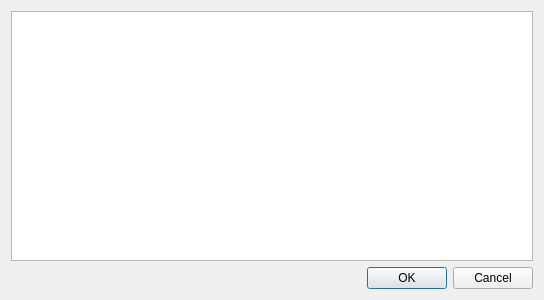
<?xml version="1.0" encoding="UTF-8"?>
<ui version="4.0">
 <class>ProfileDialog</class>
 <widget class="QDialog" name="ProfileDialog">
  <property name="geometry">
   <rect>
    <x>0</x>
    <y>0</y>
    <width>544</width>
    <height>300</height>
   </rect>
  </property>
  <property name="windowTitle">
   <string>Profile</string>
  </property>
  <layout class="QVBoxLayout" name="verticalLayout">
   <item>
    <layout class="QHBoxLayout" name="horizontalLayout">
     <item>
      <widget class="QTreeView" name="profileTree"/>
     </item>
    </layout>
   </item>
   <item>
    <widget class="QDialogButtonBox" name="buttonBox">
     <property name="orientation">
      <enum>Qt::Horizontal</enum>
     </property>
     <property name="standardButtons">
      <set>QDialogButtonBox::Cancel|QDialogButtonBox::Ok</set>
     </property>
    </widget>
   </item>
  </layout>
 </widget>
 <resources/>
 <connections>
  <connection>
   <sender>buttonBox</sender>
   <signal>accepted()</signal>
   <receiver>ProfileDialog</receiver>
   <slot>accept()</slot>
   <hints>
    <hint type="sourcelabel">
     <x>248</x>
     <y>254</y>
    </hint>
    <hint type="destinationlabel">
     <x>157</x>
     <y>274</y>
    </hint>
   </hints>
  </connection>
  <connection>
   <sender>buttonBox</sender>
   <signal>rejected()</signal>
   <receiver>ProfileDialog</receiver>
   <slot>reject()</slot>
   <hints>
    <hint type="sourcelabel">
     <x>316</x>
     <y>260</y>
    </hint>
    <hint type="destinationlabel">
     <x>286</x>
     <y>274</y>
    </hint>
   </hints>
  </connection>
 </connections>
</ui>
